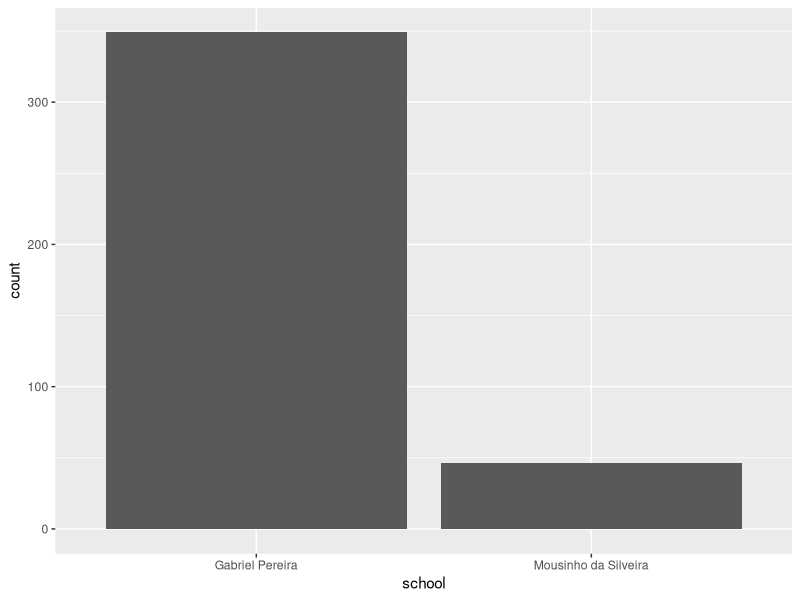

Here is the R script that generated this plot:
## ---- chunk 1
# Ваш код здесь
library (tidyverse)
library(readxl)
library(scales)
stud <- read_excel('student-mat.xlsx')
## ---- chunk 2
# Ваш код здесь
ggplot(data = stud) +
  geom_bar(mapping = aes(x = school, y = ..count..))

gp <- filter(stud, school == 'Gabriel Pereira')
mds <- filter(stud, school == 'Mousinho da Silveira')

str(gp)
str(mds)
## ---- chunk 3
# Ваш код здесь

## ---- chunk 4
# Ваш код здесь

## ---- chunk 5
# Ваш код здесь

## ---- chunk 6
# Ваш код здесь

## ---- chunk 7
# Ваш код здесь

## ---- chunk 8
# Ваш код здесь

## ---- chunk 9
# Ваш код здесь

## ---- chunk 10
# Ваш код здесь

## ---- chunk 11
# Ваш код здесь

## ---- chunk 12
#alco_gp <- filter(alco, school == 'Gabriel Pereira')
## ---- chunk 13
# Ваш код здесь


## ---- chunk 14
# Ваш код здесь

## ---- chunk 15
# Ваш код здесь


## ---- chunk 16
# Ваш код здесь

## ---- chunk 17
# Ваш код здесь



## ---- chunk 18
# Ваш код здесь


## ---- chunk 19
# Ваш код здесь

## ---- chunk 20
# Ваш код здесь

